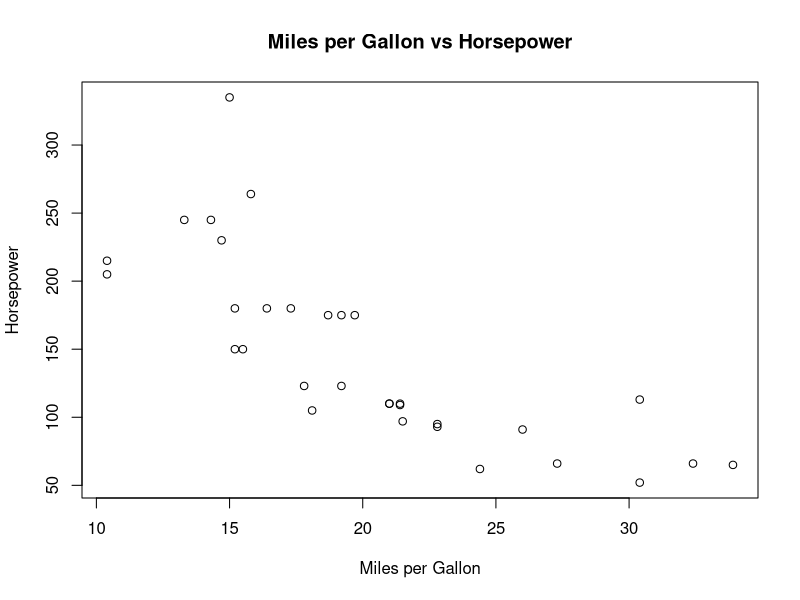

Write R code to recreate this figure.
# Training Day 1
# Koissi Savi (Ph.D) Harvard School of Medicine

#Title: Crunching Numbers

#Step 1: Load a dataset (e.g., mtcars built-in dataset).

data(mtcars)
#Step 2: View the dataset.

head(mtcars)

#Step 3: Create a simple plot.

plot(mtcars$mpg, mtcars$hp, main = "Miles per Gallon vs Horsepower", xlab = "Miles per Gallon", ylab = "Horsepower")


